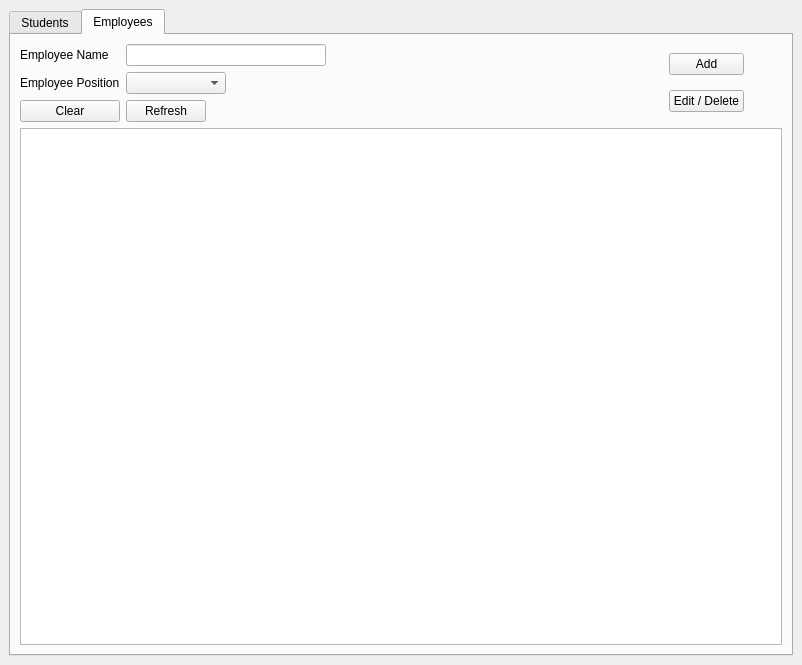
<?xml version="1.0" encoding="UTF-8"?>
<ui version="4.0">
 <class>MainWindow</class>
 <widget class="QMainWindow" name="MainWindow">
  <property name="geometry">
   <rect>
    <x>0</x>
    <y>0</y>
    <width>802</width>
    <height>665</height>
   </rect>
  </property>
  <property name="windowTitle">
   <string>MainWindow</string>
  </property>
  <widget class="QWidget" name="centralwidget">
   <layout class="QHBoxLayout" name="horizontalLayout">
    <item>
     <widget class="QTabWidget" name="tabWidget">
      <property name="currentIndex">
       <number>1</number>
      </property>
      <widget class="QWidget" name="pgeStudents">
       <attribute name="title">
        <string>Students</string>
       </attribute>
       <layout class="QGridLayout" name="gridLayout_3">
        <item row="1" column="0">
         <layout class="QHBoxLayout" name="horizontalLayout_3">
          <item>
           <widget class="QPushButton" name="btnClearFilters">
            <property name="maximumSize">
             <size>
              <width>100</width>
              <height>16777215</height>
             </size>
            </property>
            <property name="text">
             <string>Clear</string>
            </property>
           </widget>
          </item>
          <item alignment="Qt::AlignLeft">
           <widget class="QPushButton" name="btnRefresh">
            <property name="minimumSize">
             <size>
              <width>0</width>
              <height>0</height>
             </size>
            </property>
            <property name="maximumSize">
             <size>
              <width>718</width>
              <height>23</height>
             </size>
            </property>
            <property name="text">
             <string>Refresh</string>
            </property>
           </widget>
          </item>
         </layout>
        </item>
        <item row="0" column="0">
         <layout class="QFormLayout" name="formLayoutStudentsDisplay">
          <item row="0" column="0">
           <widget class="QLabel" name="lblDisplayStudentName">
            <property name="sizePolicy">
             <sizepolicy hsizetype="Preferred" vsizetype="Preferred">
              <horstretch>0</horstretch>
              <verstretch>0</verstretch>
             </sizepolicy>
            </property>
            <property name="minimumSize">
             <size>
              <width>0</width>
              <height>0</height>
             </size>
            </property>
            <property name="maximumSize">
             <size>
              <width>200</width>
              <height>16777215</height>
             </size>
            </property>
            <property name="text">
             <string>Student Name</string>
            </property>
           </widget>
          </item>
          <item row="0" column="1">
           <widget class="QLineEdit" name="lineDisplayStudentName">
            <property name="sizePolicy">
             <sizepolicy hsizetype="Expanding" vsizetype="Fixed">
              <horstretch>0</horstretch>
              <verstretch>0</verstretch>
             </sizepolicy>
            </property>
            <property name="maximumSize">
             <size>
              <width>200</width>
              <height>16777215</height>
             </size>
            </property>
            <property name="frame">
             <bool>true</bool>
            </property>
            <property name="placeholderText">
             <string>Input search text...</string>
            </property>
           </widget>
          </item>
          <item row="1" column="0">
           <widget class="QLabel" name="lblDisplayStudentGrade">
            <property name="text">
             <string>Student Grade</string>
            </property>
           </widget>
          </item>
          <item row="1" column="1">
           <widget class="QLineEdit" name="lineDisplayStudentGrade">
            <property name="sizePolicy">
             <sizepolicy hsizetype="Expanding" vsizetype="Fixed">
              <horstretch>0</horstretch>
              <verstretch>0</verstretch>
             </sizepolicy>
            </property>
            <property name="maximumSize">
             <size>
              <width>200</width>
              <height>16777215</height>
             </size>
            </property>
            <property name="placeholderText">
             <string>Input search text...</string>
            </property>
           </widget>
          </item>
          <item row="2" column="0">
           <widget class="QLabel" name="lblDisplayStudentAge">
            <property name="text">
             <string>Student Age</string>
            </property>
           </widget>
          </item>
          <item row="2" column="1">
           <widget class="QLineEdit" name="lineDisplayStudentAge">
            <property name="sizePolicy">
             <sizepolicy hsizetype="Expanding" vsizetype="Fixed">
              <horstretch>0</horstretch>
              <verstretch>0</verstretch>
             </sizepolicy>
            </property>
            <property name="maximumSize">
             <size>
              <width>200</width>
              <height>16777215</height>
             </size>
            </property>
            <property name="placeholderText">
             <string>Input search text...</string>
            </property>
           </widget>
          </item>
         </layout>
        </item>
        <item row="2" column="0" colspan="2">
         <widget class="QTableView" name="tblStudents">
          <property name="sizePolicy">
           <sizepolicy hsizetype="Expanding" vsizetype="Expanding">
            <horstretch>0</horstretch>
            <verstretch>0</verstretch>
           </sizepolicy>
          </property>
         </widget>
        </item>
        <item row="0" column="1" rowspan="2">
         <layout class="QVBoxLayout" name="verticalLayout_3">
          <item alignment="Qt::AlignHCenter">
           <widget class="QPushButton" name="btnAddStudent">
            <property name="sizePolicy">
             <sizepolicy hsizetype="Maximum" vsizetype="Fixed">
              <horstretch>0</horstretch>
              <verstretch>0</verstretch>
             </sizepolicy>
            </property>
            <property name="maximumSize">
             <size>
              <width>75</width>
              <height>23</height>
             </size>
            </property>
            <property name="text">
             <string>Add</string>
            </property>
           </widget>
          </item>
          <item alignment="Qt::AlignHCenter">
           <widget class="QPushButton" name="btnEditStudent">
            <property name="maximumSize">
             <size>
              <width>75</width>
              <height>23</height>
             </size>
            </property>
            <property name="text">
             <string>Edit / Delete</string>
            </property>
           </widget>
          </item>
         </layout>
        </item>
       </layout>
      </widget>
      <widget class="QWidget" name="pgeEmployees">
       <attribute name="title">
        <string>Employees</string>
       </attribute>
       <layout class="QGridLayout" name="gridLayout_4">
        <item row="2" column="0" colspan="5">
         <widget class="QTableView" name="tblEmployees"/>
        </item>
        <item row="0" column="0" colspan="4">
         <layout class="QFormLayout" name="formLayout">
          <item row="0" column="0">
           <widget class="QLabel" name="lblDisplayEmployeeName">
            <property name="text">
             <string>Employee Name</string>
            </property>
           </widget>
          </item>
          <item row="0" column="1">
           <widget class="QLineEdit" name="lineEmployeeName">
            <property name="sizePolicy">
             <sizepolicy hsizetype="Maximum" vsizetype="Fixed">
              <horstretch>0</horstretch>
              <verstretch>0</verstretch>
             </sizepolicy>
            </property>
            <property name="maximumSize">
             <size>
              <width>200</width>
              <height>16777215</height>
             </size>
            </property>
           </widget>
          </item>
          <item row="1" column="0">
           <widget class="QLabel" name="lblDisplayEmployeePosition">
            <property name="text">
             <string>Employee Position</string>
            </property>
           </widget>
          </item>
          <item row="1" column="1">
           <widget class="QComboBox" name="cmbEmployeePosition">
            <property name="enabled">
             <bool>true</bool>
            </property>
            <property name="sizePolicy">
             <sizepolicy hsizetype="Maximum" vsizetype="Fixed">
              <horstretch>0</horstretch>
              <verstretch>0</verstretch>
             </sizepolicy>
            </property>
            <property name="maximumSize">
             <size>
              <width>100</width>
              <height>16777215</height>
             </size>
            </property>
           </widget>
          </item>
         </layout>
        </item>
        <item row="1" column="0" colspan="4">
         <layout class="QHBoxLayout" name="horizontalLayout_4">
          <item>
           <widget class="QPushButton" name="btnClearFiltersEmployee">
            <property name="maximumSize">
             <size>
              <width>100</width>
              <height>16777215</height>
             </size>
            </property>
            <property name="text">
             <string>Clear</string>
            </property>
           </widget>
          </item>
          <item alignment="Qt::AlignLeft">
           <widget class="QPushButton" name="btnRefreshEmployee">
            <property name="minimumSize">
             <size>
              <width>0</width>
              <height>0</height>
             </size>
            </property>
            <property name="maximumSize">
             <size>
              <width>718</width>
              <height>23</height>
             </size>
            </property>
            <property name="text">
             <string>Refresh</string>
            </property>
           </widget>
          </item>
         </layout>
        </item>
        <item row="0" column="4" rowspan="2">
         <layout class="QVBoxLayout" name="verticalLayout" stretch="0,0">
          <property name="sizeConstraint">
           <enum>QLayout::SetDefaultConstraint</enum>
          </property>
          <item alignment="Qt::AlignHCenter">
           <widget class="QPushButton" name="btnAddEmployee">
            <property name="sizePolicy">
             <sizepolicy hsizetype="Expanding" vsizetype="Fixed">
              <horstretch>0</horstretch>
              <verstretch>0</verstretch>
             </sizepolicy>
            </property>
            <property name="maximumSize">
             <size>
              <width>75</width>
              <height>16777215</height>
             </size>
            </property>
            <property name="text">
             <string>Add</string>
            </property>
           </widget>
          </item>
          <item alignment="Qt::AlignHCenter">
           <widget class="QPushButton" name="btnEditEmployee">
            <property name="sizePolicy">
             <sizepolicy hsizetype="Maximum" vsizetype="Fixed">
              <horstretch>0</horstretch>
              <verstretch>0</verstretch>
             </sizepolicy>
            </property>
            <property name="maximumSize">
             <size>
              <width>75</width>
              <height>16777215</height>
             </size>
            </property>
            <property name="text">
             <string>Edit / Delete</string>
            </property>
            <property name="autoRepeat">
             <bool>false</bool>
            </property>
            <property name="autoExclusive">
             <bool>false</bool>
            </property>
           </widget>
          </item>
         </layout>
        </item>
       </layout>
      </widget>
     </widget>
    </item>
   </layout>
  </widget>
 </widget>
 <resources/>
 <connections/>
</ui>
